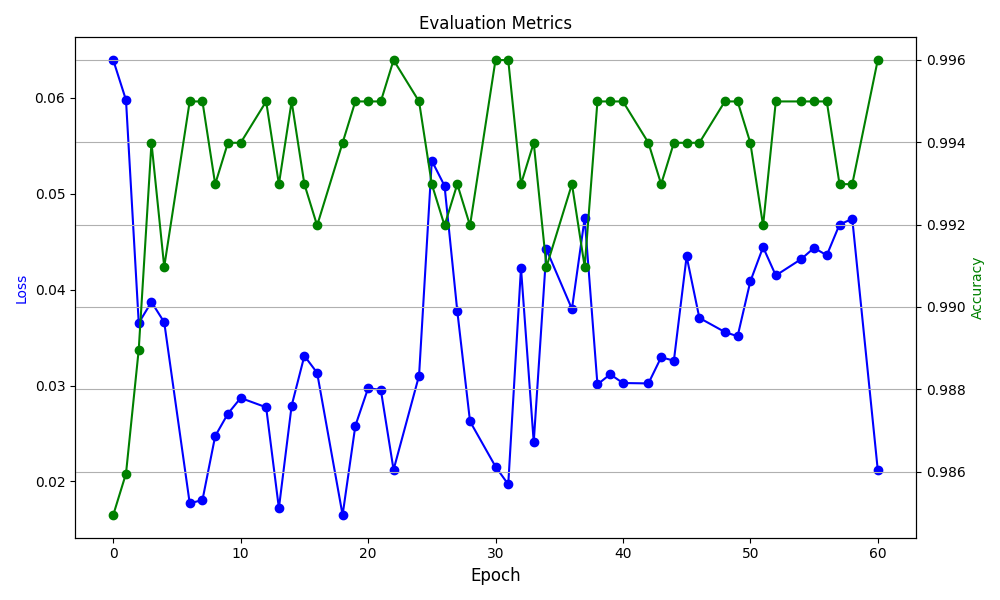

Write the Python code that produced this figure.
import pandas as pd
import matplotlib.pyplot as plt

# Read the CSV file
data = pd.read_csv('learning_curve.csv')

# Drop rows where either eval_loss or eval_accuracy is NaN
data = data.dropna(subset=['eval_loss', 'eval_accuracy'])

# Extract data
epochs = data.index  # Assuming the index represents epochs
eval_loss = data['eval_loss']
eval_accuracy = data['eval_accuracy']

# Plot the data
plt.figure(figsize=(10, 6))
plt.xlabel('Epoch', fontsize=12)
# Plot eval_loss on secondary y-axis
plt.plot(epochs,
         eval_loss,
         marker='o',
         linestyle='-',
         color='b',
         label='Evaluation Loss')
plt.ylabel('Loss', color='b')

# Create a twin Axes sharing the xaxis
plt.twinx()

# Plot eval_accuracy on primary y-axis
plt.plot(epochs,
         eval_accuracy,
         marker='o',
         linestyle='-',
         color='g',
         label='Evaluation Accuracy')
plt.ylabel('Accuracy', color='g')

plt.title('Evaluation Metrics')

plt.grid(True)
plt.tight_layout()

# Save the figure
plt.savefig('report_data.png')

# Display the plot
plt.show()
